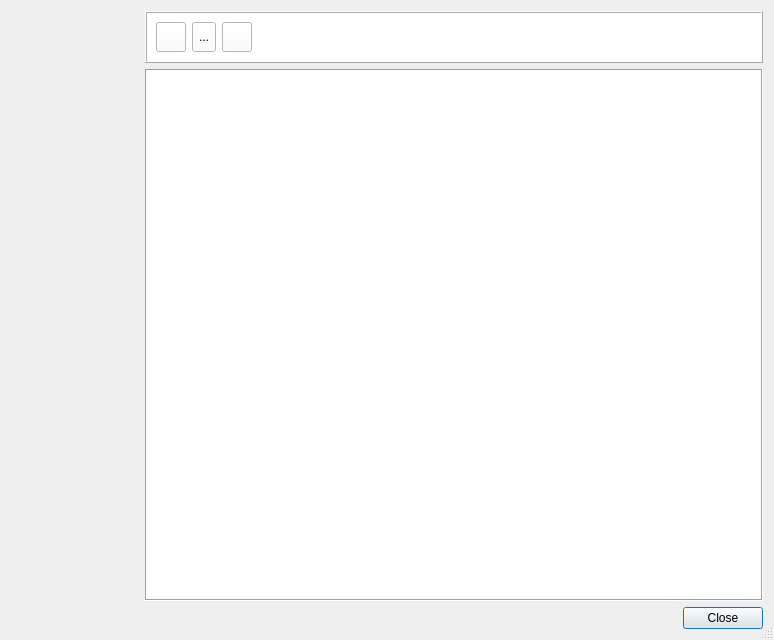
<?xml version="1.0" encoding="UTF-8"?>
<ui version="4.0">
 <class>ShortcutsDialog</class>
 <widget class="QDialog" name="ShortcutsDialog">
  <property name="geometry">
   <rect>
    <x>0</x>
    <y>0</y>
    <width>774</width>
    <height>640</height>
   </rect>
  </property>
  <property name="windowTitle">
   <string>Cutalyst Shortcuts</string>
  </property>
  <property name="windowIcon">
   <iconset resource="../../../libs/vmisc/share/resources/icon.qrc">
    <normaloff>:/icon/logos/seamly_logo_32.png</normaloff>:/icon/logos/seamly_logo_32.png</iconset>
  </property>
  <property name="sizeGripEnabled">
   <bool>true</bool>
  </property>
  <layout class="QVBoxLayout" name="verticalLayout_4">
   <item>
    <layout class="QHBoxLayout" name="horizontalLayout">
     <item>
      <layout class="QVBoxLayout" name="verticalLayout_2">
       <item>
        <widget class="QToolButton" name="Icon">
         <property name="minimumSize">
          <size>
           <width>128</width>
           <height>94</height>
          </size>
         </property>
         <property name="maximumSize">
          <size>
           <width>128</width>
           <height>128</height>
          </size>
         </property>
         <property name="styleSheet">
          <string notr="true">border: none;background-color:transparent;</string>
         </property>
         <property name="icon">
          <iconset resource="../../../libs/vmisc/share/resources/icon.qrc">
           <normaloff>:/icon/2d_shortcuts.png</normaloff>:/icon/2d_shortcuts.png</iconset>
         </property>
         <property name="iconSize">
          <size>
           <width>128</width>
           <height>94</height>
          </size>
         </property>
        </widget>
       </item>
       <item>
        <spacer name="verticalSpacer">
         <property name="orientation">
          <enum>Qt::Vertical</enum>
         </property>
         <property name="sizeHint" stdset="0">
          <size>
           <width>20</width>
           <height>40</height>
          </size>
         </property>
        </spacer>
       </item>
       <item>
        <widget class="QToolButton" name="toolButton">
         <property name="minimumSize">
          <size>
           <width>128</width>
           <height>31</height>
          </size>
         </property>
         <property name="maximumSize">
          <size>
           <width>128</width>
           <height>31</height>
          </size>
         </property>
         <property name="styleSheet">
          <string notr="true">border: none;background-color:transparent;</string>
         </property>
         <property name="icon">
          <iconset resource="../../../libs/vmisc/share/resources/icon.qrc">
           <normaloff>:/icon/BuiltWithQt.png</normaloff>:/icon/BuiltWithQt.png</iconset>
         </property>
         <property name="iconSize">
          <size>
           <width>128</width>
           <height>31</height>
          </size>
         </property>
        </widget>
       </item>
      </layout>
     </item>
     <item>
      <layout class="QVBoxLayout" name="verticalLayout">
       <item>
        <widget class="QFrame" name="frame">
         <property name="minimumSize">
          <size>
           <width>0</width>
           <height>40</height>
          </size>
         </property>
         <property name="styleSheet">
          <string notr="true">background-color: rgb(255, 255, 255);</string>
         </property>
         <property name="frameShape">
          <enum>QFrame::Box</enum>
         </property>
         <property name="frameShadow">
          <enum>QFrame::Raised</enum>
         </property>
         <layout class="QVBoxLayout" name="verticalLayout_3">
          <item>
           <layout class="QHBoxLayout" name="horizontalLayout_2">
            <item>
             <widget class="QToolButton" name="clipboard_ToolButton">
              <property name="maximumSize">
               <size>
                <width>30</width>
                <height>30</height>
               </size>
              </property>
              <property name="toolTip">
               <string>Copy shortcuts to the clipboard</string>
              </property>
              <property name="autoFillBackground">
               <bool>false</bool>
              </property>
              <property name="text">
               <string/>
              </property>
              <property name="icon">
               <iconset resource="../../../libs/vmisc/share/resources/icon.qrc">
                <normaloff>:/tsvg/seamly/clipboard_icon.tsvg</normaloff>:/tsvg/seamly/clipboard_icon.tsvg</iconset>
              </property>
              <property name="iconSize">
               <size>
                <width>30</width>
                <height>30</height>
               </size>
              </property>
             </widget>
            </item>
            <item>
             <widget class="QToolButton" name="pdf_ToolButton">
              <property name="maximumSize">
               <size>
                <width>30</width>
                <height>30</height>
               </size>
              </property>
              <property name="toolTip">
               <string>Export shortcuts as a PDF</string>
              </property>
              <property name="text">
               <string notr="true">...</string>
              </property>
              <property name="icon">
               <iconset resource="../../../libs/vmisc/share/resources/icon.qrc">
                <normaloff>:/tsvg/seamly/pdf_icon.tsvg</normaloff>:/tsvg/seamly/pdf_icon.tsvg</iconset>
              </property>
              <property name="iconSize">
               <size>
                <width>30</width>
                <height>30</height>
               </size>
              </property>
             </widget>
            </item>
            <item>
             <widget class="QToolButton" name="printer_ToolButton">
              <property name="maximumSize">
               <size>
                <width>30</width>
                <height>30</height>
               </size>
              </property>
              <property name="toolTip">
               <string>Send shortcuts to the Printer</string>
              </property>
              <property name="text">
               <string/>
              </property>
              <property name="icon">
               <iconset resource="../../../libs/vmisc/share/resources/icon.qrc">
                <normaloff>:/tsvg/spectrum/Print.tsvg</normaloff>:/tsvg/spectrum/Print.tsvg</iconset>
              </property>
              <property name="iconSize">
               <size>
                <width>30</width>
                <height>30</height>
               </size>
              </property>
             </widget>
            </item>
            <item>
             <spacer name="horizontalSpacer">
              <property name="orientation">
               <enum>Qt::Horizontal</enum>
              </property>
              <property name="sizeHint" stdset="0">
               <size>
                <width>40</width>
                <height>20</height>
               </size>
              </property>
             </spacer>
            </item>
           </layout>
          </item>
         </layout>
        </widget>
       </item>
       <item>
        <widget class="QTextBrowser" name="shortcuts_TextBrowser">
         <property name="palette">
          <palette>
           <active>
            <colorrole role="Button">
             <brush brushstyle="SolidPattern">
              <color alpha="255">
               <red>255</red>
               <green>255</green>
               <blue>255</blue>
              </color>
             </brush>
            </colorrole>
            <colorrole role="Base">
             <brush brushstyle="SolidPattern">
              <color alpha="255">
               <red>255</red>
               <green>255</green>
               <blue>255</blue>
              </color>
             </brush>
            </colorrole>
            <colorrole role="Window">
             <brush brushstyle="SolidPattern">
              <color alpha="255">
               <red>255</red>
               <green>255</green>
               <blue>255</blue>
              </color>
             </brush>
            </colorrole>
           </active>
           <inactive>
            <colorrole role="Button">
             <brush brushstyle="SolidPattern">
              <color alpha="255">
               <red>255</red>
               <green>255</green>
               <blue>255</blue>
              </color>
             </brush>
            </colorrole>
            <colorrole role="Base">
             <brush brushstyle="SolidPattern">
              <color alpha="255">
               <red>255</red>
               <green>255</green>
               <blue>255</blue>
              </color>
             </brush>
            </colorrole>
            <colorrole role="Window">
             <brush brushstyle="SolidPattern">
              <color alpha="255">
               <red>255</red>
               <green>255</green>
               <blue>255</blue>
              </color>
             </brush>
            </colorrole>
           </inactive>
           <disabled>
            <colorrole role="Button">
             <brush brushstyle="SolidPattern">
              <color alpha="255">
               <red>255</red>
               <green>255</green>
               <blue>255</blue>
              </color>
             </brush>
            </colorrole>
            <colorrole role="Base">
             <brush brushstyle="SolidPattern">
              <color alpha="255">
               <red>255</red>
               <green>255</green>
               <blue>255</blue>
              </color>
             </brush>
            </colorrole>
            <colorrole role="Window">
             <brush brushstyle="SolidPattern">
              <color alpha="255">
               <red>255</red>
               <green>255</green>
               <blue>255</blue>
              </color>
             </brush>
            </colorrole>
           </disabled>
          </palette>
         </property>
         <property name="frameShape">
          <enum>QFrame::Box</enum>
         </property>
         <property name="documentTitle">
          <string/>
         </property>
         <property name="markdown">
          <string notr="true"/>
         </property>
         <property name="html">
          <string notr="true">&lt;!DOCTYPE HTML PUBLIC &quot;-//W3C//DTD HTML 4.0//EN&quot; &quot;http://www.w3.org/TR/REC-html40/strict.dtd&quot;&gt;
&lt;html&gt;&lt;head&gt;&lt;meta name=&quot;qrichtext&quot; content=&quot;1&quot; /&gt;&lt;meta charset=&quot;utf-8&quot; /&gt;&lt;style type=&quot;text/css&quot;&gt;
p, li { white-space: pre-wrap; }
hr { height: 1px; border-width: 0; }
li.unchecked::marker { content: &quot;\2610&quot;; }
li.checked::marker { content: &quot;\2612&quot;; }
&lt;/style&gt;&lt;/head&gt;&lt;body style=&quot; font-family:'Segoe UI'; font-size:9pt; font-weight:400; font-style:normal;&quot;&gt;
&lt;p style=&quot;-qt-paragraph-type:empty; margin-top:0px; margin-bottom:0px; margin-left:0px; margin-right:0px; -qt-block-indent:0; text-indent:0px;&quot;&gt;&lt;br /&gt;&lt;/p&gt;&lt;/body&gt;&lt;/html&gt;</string>
         </property>
        </widget>
       </item>
      </layout>
     </item>
    </layout>
   </item>
   <item>
    <widget class="QDialogButtonBox" name="buttonBox">
     <property name="orientation">
      <enum>Qt::Horizontal</enum>
     </property>
     <property name="standardButtons">
      <set>QDialogButtonBox::Close</set>
     </property>
    </widget>
   </item>
  </layout>
 </widget>
 <resources>
  <include location="../../../libs/vmisc/share/resources/icon.qrc"/>
 </resources>
 <connections>
  <connection>
   <sender>buttonBox</sender>
   <signal>clicked(QAbstractButton*)</signal>
   <receiver>ShortcutsDialog</receiver>
   <slot>accept()</slot>
   <hints>
    <hint type="sourcelabel">
     <x>227</x>
     <y>349</y>
    </hint>
    <hint type="destinationlabel">
     <x>157</x>
     <y>274</y>
    </hint>
   </hints>
  </connection>
 </connections>
</ui>
